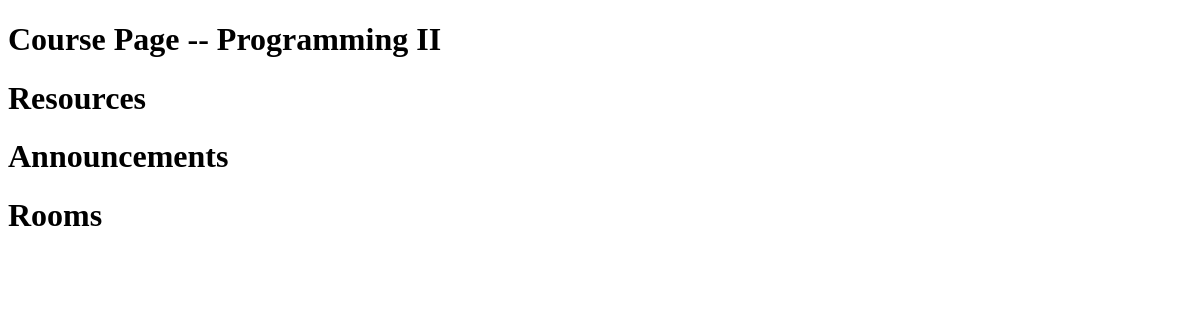
The page /course/19/ on the database as committed earlier.
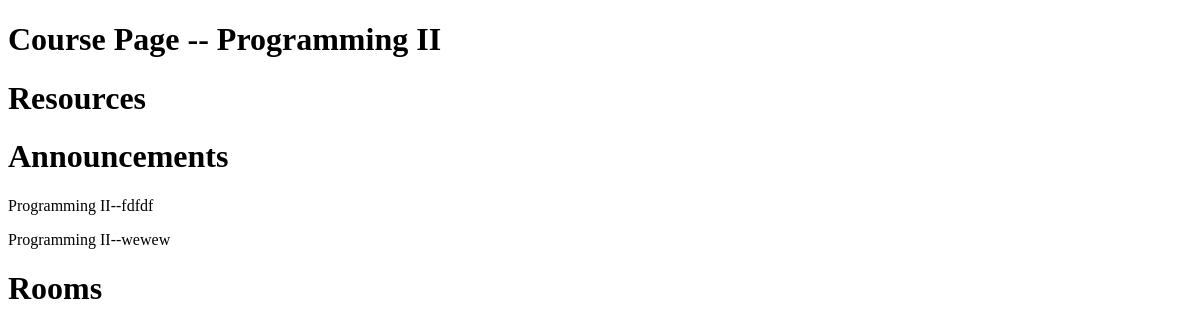
The same page on the database as committed later.
### myapp/models.py (models this page shows)
class Announcement(models.Model):
    title = models.CharField(max_length=200)
    content = models.TextField(blank=True, null=True)
    course = models.ForeignKey(Course, on_delete=models.CASCADE)
    date = models.DateTimeField(auto_now_add=True)
    def __str__(self):
        return self.title

class Course(models.Model):
    name = models.CharField(max_length=100)
    description = models.TextField(blank=True, null=True)
    instructor = models.ForeignKey(User, on_delete=models.CASCADE)
    course_participants = models.ManyToManyField(User, related_name='course_participants', blank=True)
    created = models.DateField(auto_now_add=True)
    updated = models.DateField(auto_now=True)
    def __str__(self):
        return self.name

### myapp/views.py (the view)
# urls.py: path('course/<str:pk>/', views.coursePage, name='course'),
def coursePage(request, pk):
    course = Course.objects.get(id=pk)
    resources = Resource.objects.filter(course=course)
    announcements = Announcement.objects.filter(course=course)
    print(announcements)
    rooms = Room.objects.filter(course=course)
    context = {'course':course, 'resources':resources, 'announcements':announcements, 'rooms':rooms}
    return render(request, "myapp/course_page.html", context)

### myapp/templates/myapp/course_page.html (shortened to what this page needs)
<!DOCTYPE html>
<html lang="en">
<head>
</head>
<body>
    <h1>Course Page -- {{course}}</h1>
    <div>
        <h1>Resources</h1>
    </div>
    <div>
        <h1>Announcements</h1>
        {% for announcement in announcements %}
        <p>{{announcement.course}}--{{announcement}}</p>
        {% endfor %}
    </div>
    <div>
        <h1>Rooms</h1>
    </div>
</body>
</html>

Rows that differ between the two databases and show on the page:
added Announcement: course "Programming II", title "fdfdf"
added Announcement: course "Programming II", title "wewew"
